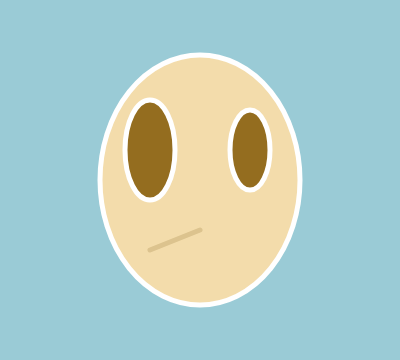
Frame 1 (no input)
Frame 60 (no input): identical to frame 1, image omitted
Frame 120 (the mouse pressed at the canvas centre since frame 60): identical to frame 1, image omitted

The p5.js sketch that drew this single still picture (run headless with seeded random() and noise() and a simulated clock; from frame 60 on, the mouse is pressed at the canvas centre):

// p5.js sketch
// ── sketch.js
/*
Jeremy Bautista
Self portrait 
*/

function setup() {
	createCanvas(400, 360);
}

function draw() {
	background("#9ACBD6");
	stroke("white");
	strokeWeight(5);

	//face
	fill("#F3DCAB");
	ellipse(200, 180, 200, 250);

	//eyes 
	fill("#946D1F");
	ellipse(150, 150, 50, 100);
	ellipse(250, 150, 40, 80);

	//mouth
	stroke("#DCC38E");
	line(150, 250, 200, 230);
}
